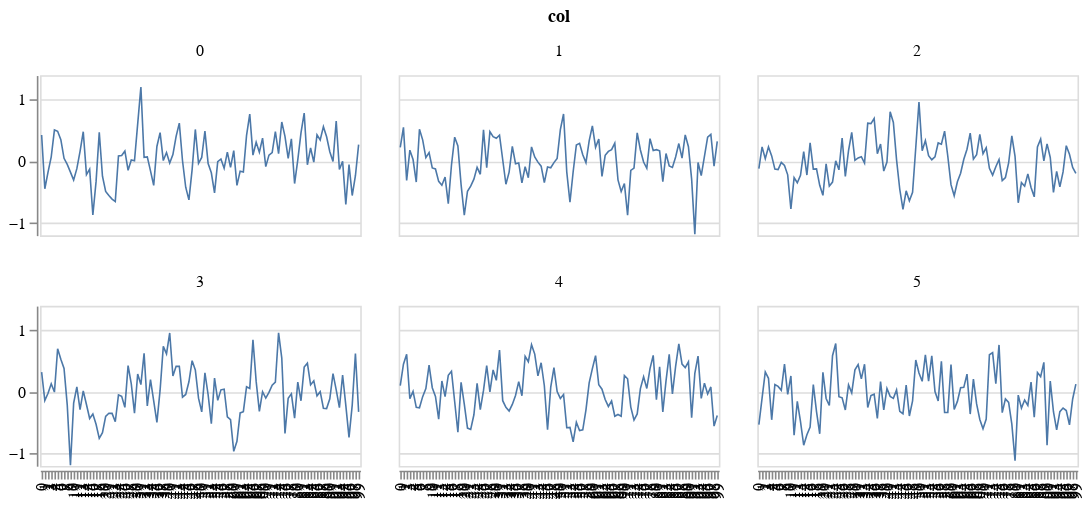

This figure's notebook cell:
### Code cell
import altair as alt
import pandas as pd
alt.data_transformers.disable_max_rows()

plot_data = pd.DataFrame(np.squeeze(ps['beta'])) 
plot_data['id'] = np.arange(len(plot_data))
plot_data = plot_data.melt(id_vars=['id'], var_name=['col'])

mcmc_chart = alt.Chart(plot_data).mark_line(
    opacity = 1,
    strokeWidth = 1,
).encode(
    alt.Y('value', title=None),
    alt.X('id:O',
          title=None
         )
).properties(width=200, height=100)

(mcmc_chart).facet(
    alt.Facet('col'),
    columns=3
)

### Figure 1 — Vega-Lite specification as saved in the notebook (floating-point values rounded to 4 significant figures; data arrays with more than 128 entries replaced by an {"elided": "..."} marker saying what was removed)
{"config": {"view": {"continuousWidth": 400, "continuousHeight": 300}}, "data": {"name": "data-1e681ce590bee1ee41d10833aa98bbde"}, "facet": {"type": "quantitative", "field": "col"}, "spec": {"mark": {"type": "line", "opacity": 1, "strokeWidth": 1}, "encoding": {"x": {"type": "ordinal", "field": "id", "title": null}, "y": {"type": "quantitative", "field": "value", "title": null}}, "height": 100, "width": 200}, "columns": 3, "$schema": "https://vega.github.io/schema/vega-lite/v4.8.1.json", "datasets": {"data-1e681ce590bee1ee41d10833aa98bbde": {"elided": "600 records"}}}
